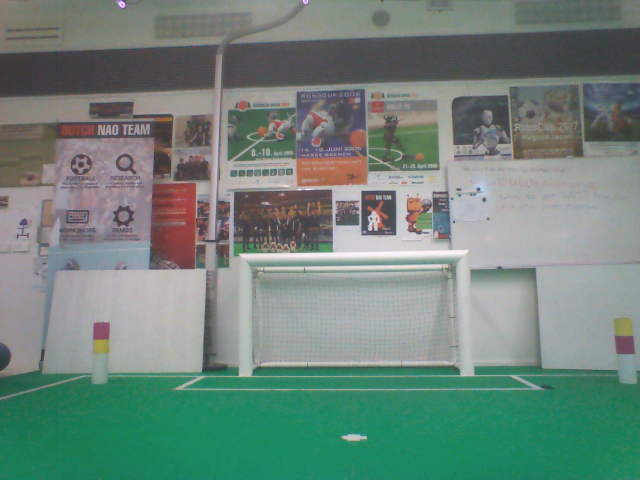
#> input picture Take 1/img/image.2018-06-06 04%3A27%3A38.jpg, 1280 x 960 px (shown at 1/2 size); its folder holds 4 pictures in this run
$ jupyter execute --allow-errors Jupyter_estimator.ipynb   (Python 2 division)   (older library calls are emulated)
#> lines starting #> are read from the running program, lines starting #| are printed output that depends on the picture
# EKF and EIF Localization Thesis
The EKF and the EIF are for the biggest part commented but still have lines that were needed for testing (like time and comparing). The landmark detection is partially commented but is for the biggest part work of OpenCV. Other parts of the code are less well commented and are mostly used for testing and plotting, thus no real complicated computations are performed that need clear explanation.

[cell 1]
import numpy as np
import math
from matplotlib import pyplot as plt
from numpy.linalg import pinv as inv
import sys
import cv2 as cv
import csv
import glob
import time
import heapq
np.set_printoptions(suppress=True)

cos = math.cos
tan = math.tan
atan = math.atan
sin = math.sin
pi = math.pi

# Python 2/3 compatibility
PY3 = sys.version_info[0] == 3

if PY3:
    xrange = range

## Extended Kalman Filter

[cell 2]
# INPUT
# robot pose at time t-1
# mean (mu) at time t-1
# covariance (Sigma) at time t-1
# control (u) at time t
# map (m)
# set of features (z = {z1, z2, ...}) at time t
# correspondence variables (c = {c1, c2, ...}) at time t
#
# OUTPUT
# mean (mu) at time t
# covariance (Sigma) at time t
# likelihood of feature observation (p_z_t)

# [102 lines left out: function EKF_localization, not called in this run]

## Extended Information Filter

[cell 3]
# INPUT
# robot pose at time t-1
# information vector (xi) at time t-1
# information filter (Omega) at time t-1
# control (u) at time t
# map (m)
# set of features (z = {z1, z2, ...}) at time t
# correspondence variables (c = {c1, c2, ...}) at time t
#
# OUTPUT
# information vector (xi) at time t
# information matrix (Omega) at time t
# likelihood of feature observation (p_z_t)

# [101 lines left out: function EIF_localization, not called in this run]

## Landmark Detector

[cell 4]
def angle_cos(p0, p1, p2):
    d1, d2 = (p0-p1).astype('float'), (p2-p1).astype('float')
    return abs( np.dot(d1, d2) / np.sqrt( np.dot(d1, d1)*np.dot(d2, d2) ) )

# [20 lines left out: function find_values_for_tuning, not called in this run]

def find_squares(img, n):
    img = cv.GaussianBlur(img, (n, n), 0)
    squares = []
    for gray in cv.split(img):
        for thrs in xrange(0, 255, 26):
            if thrs == 0:
                bin = cv.Canny(gray, 0, 50, apertureSize=5)
                bin = cv.dilate(bin, None)
            else:
                _retval, bin = cv.threshold(gray, thrs, 255, cv.THRESH_BINARY)
            bin, contours, _hierarchy = cv.findContours(bin, cv.RETR_LIST, cv.CHAIN_APPROX_SIMPLE)
            for cnt in contours:
                cnt_len = cv.arcLength(cnt, True)
                cnt = cv.approxPolyDP(cnt, 0.02*cnt_len, True)
                if len(cnt) == 4 and cv.contourArea(cnt) > 1000 and cv.isContourConvex(cnt):
                    cnt = cnt.reshape(-1, 2)
                    max_cos = np.max([angle_cos( cnt[i], cnt[(i+1) % 4], cnt[(i+2) % 4] ) for i in xrange(4)])
                    if max_cos < 0.1:
                        squares.append(cnt)
    return squares

# returns distance based on focus in cm
# [18 lines left out: functions get_distance_img, get_bearing_img, not called in this run]

def detect_squares(take):
#> called with take = '1'
    z_data = list()
    from glob import glob
    landmark_names = ['pink', 'yellow', 'green', 'blue']
    pink = [90,70,120]
    yellow = [76,152,157]
    green = [46,47,29]
    blue = [120,92,37]

    fn_list = list()
    for fn in glob('Nao Pics/07-06-1630/Take ' + take + '/img/*.jpg'):
        #img = cv.imread(fn)
        #h, w, c = img.shape
        #img = img[int(h/1.6):,:,:]
        temp_landmarks_fn = []
        print
        print fn
        for n in range(1,33, 2):
            temp_landmarks_n = list()
            #print n
            img = cv.imread(fn)
#> img is the input picture: shape (960, 1280, 3); mean B, G, R 122.7, 132, 111.1
            img_h, img_w, img_c = img.shape
#> img_h = 960; img_w = 1280; img_c = 3
            img = img[int(img_h/1.6):,:,:]
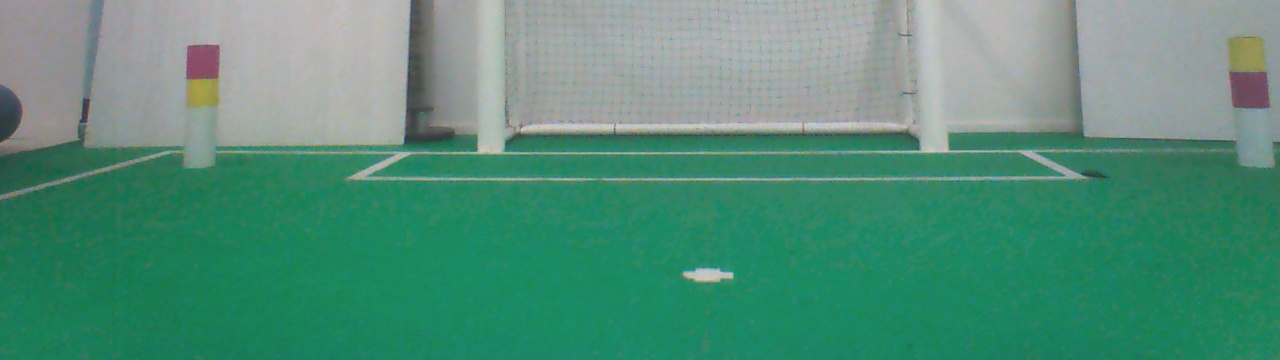
#> img: shape (360, 1280, 3); mean B, G, R 120.9, 142.5, 84.2
            squares = find_squares(img, n)
#> the loop in find_squares, `for gray in cv.split(img):` made 3 passes
#> after the loop in find_squares, `for gray in cv.split(img):`: cnt = [[543, 125], [544, 126], [544, 127], [546, 127], [546, 126], [545, 125]]; max_cos = 0.13; squares = 8 items
#> squares = 8 items
            squares = np.unique(squares,axis=0)
            landmarks = []
            for s in squares:
                maxw = max(s[:,0])
                minw = min(s[:,0])
                maxh = max(s[:,1])
                minh = min(s[:,1])
                w = maxw - minw
                h = maxh - minh
                if w < h:
                    w1 = minw + (w / 3)
                    w2 = maxw - (w / 3)
                    h1 = minh + (h / 3)
                    h2 = maxh - (h / 3)
                    pix_landmark = list()
                    val_landmark = list()
                    for pix in [img[h1, w1], img[h1, w2], img[h2, w1], img[h2, w2]]:
                        val = [sum(abs(pix - pink)), sum(abs(pix - yellow)), sum(abs(pix - green)), sum(abs(pix - blue))]
                        pix_landmark.append(np.argmin(val))
                        val_landmark.append(min(val))
                    if pix_landmark[0] == pix_landmark[1] and pix_landmark[2] == pix_landmark[3] and max(val_landmark) < 75:
                        if pix_landmark[0] != pix_landmark[2]:
                            #print s
                            landmarks.append(s)
                            sign = landmark_names[pix_landmark[0]] + landmark_names[pix_landmark[2]]
                            d = get_distance_img(sign, h)
                            b = get_bearing_img(img_w, minw, maxw)
                            #print sign, d, b
                            temp_landmarks_n.append([d,b,sign,n,maxw-minw])

                temp_landmarks_filtered_n = list()
                temp_landmarks_sign_n = list()
                for tln in temp_landmarks_n:
                    if tln[2] not in temp_landmarks_sign_n:
                        temp_landmarks_filtered_n.append(tln)
                        temp_landmarks_sign_n.append(tln[2])
                    else:
                        index_sign = temp_landmarks_sign_n.index(tln[2])
                        if temp_landmarks_filtered_n[index_sign][4] < tln[4]:
                            temp_landmarks_filtered_n[index_sign] = tln

                if len(temp_landmarks_filtered_n) > len(temp_landmarks_fn):
                    temp_landmarks_fn = temp_landmarks_filtered_n
#> this loop made 3 passes
#> s on passes 1 to 3: [[0, 0], [0, 359], [1279, 359], [1279, 0]], [[0, 2], [0, 359], [1279, 358], [1277, 0]], [[0, 3], [1, 359], [1279, 359], [1279, 0]]
#> after the loop, landmarks = []; temp_landmarks_fn = []; temp_landmarks_n = []
                        #else:
                        #    print 'possible part of landmark', pix_landmark
            squares = landmarks
#> squares = []

            cv.drawContours( img, squares, -1, (0, 255, 0), 1 )
            #cv.imshow('squares', img)
            ch = cv.waitKey()
#> (key Esc is pressed here)
            if ch == 27:
                break
        #print temp_landmarks_fn

        sign_indexes = ['bluepink', 'greenpink', 'pinkblue', 'pinkgreen', 'pinkyellow', 'yellowpink']
        vision_data = np.matrix([[0],[0],[0]])
#> vision_data = [[0], [0], [0]]
        for tlfn in temp_landmarks_fn:
            z = np.matrix([[tlfn[0]],[tlfn[1]],[sign_indexes.index(tlfn[2])]])
            vision_data = np.concatenate((vision_data, z), axis = 1)
#> this loop made 0 passes
        print vision_data[:,1:]
        z_data.append(vision_data[:,1:])
#> pass 2 of the loop in detect_squares, `for fn in glob('Nao Pics/07-06-1630/Take ' + take + '/img/*.jpg'):`:
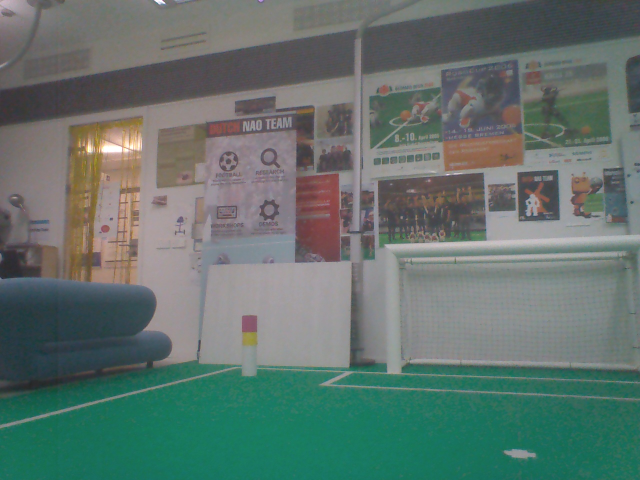
#> input picture Take 1/img/image.2018-06-06 04%3A27%3A44.jpg, 1280 x 960 px (shown at 1/2 size)
#> in detect_squares, img is the input picture: shape (960, 1280, 3); mean B, G, R 108.8, 114.8, 97.4
#> in detect_squares, `img = img[int(img_h/1.6):,:,:]`:
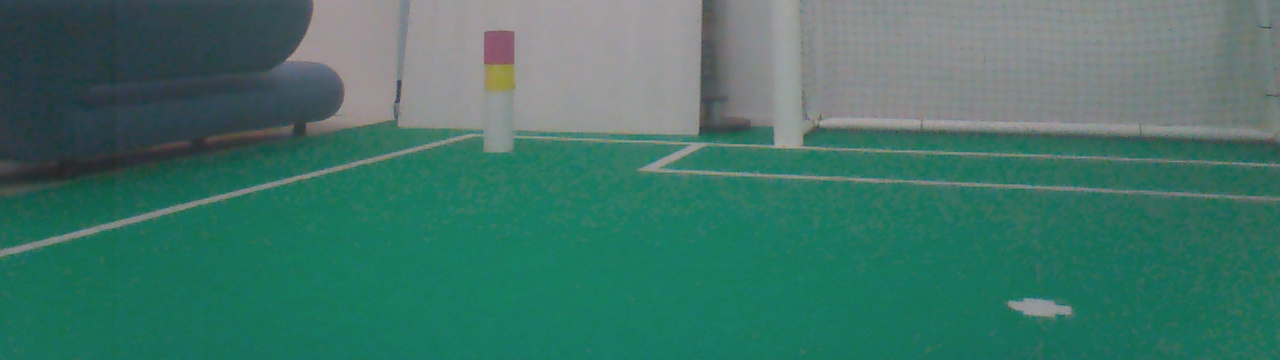
#> img: shape (360, 1280, 3); mean B, G, R 104, 116.3, 64.5
#> the loop in find_squares (call 2), `for gray in cv.split(img):` made 3 passes
#> in detect_squares, `squares = find_squares(img, n)`: squares = 8 items
#> the loop in detect_squares, `for s in squares:` made 4 passes
#> (s, maxw, minw, maxh, minh, w, h, w1) on passes 3 to 4: ([[513, 30], [514, 64], [484, 65], [483, 32]], 514, 483, 65, 30, 31, 35, 493), ([[775, 0], [776, 146], [798, 147], [794, 0]], 798, 775, 147, 0, 23, 147, 782)
#> in detect_squares, `squares = landmarks`: squares = []
#> (key Enter is pressed here)
#> sign_indexes = ['bluepink', 'greenpink', 'pinkblue', 'pinkgreen', 'pinkyellow', 'yellowpink']
#> pass 3 of the loop in detect_squares, `for fn in glob('Nao Pics/07-06-1630/Take ' + take + '/img/*.jpg'):`:
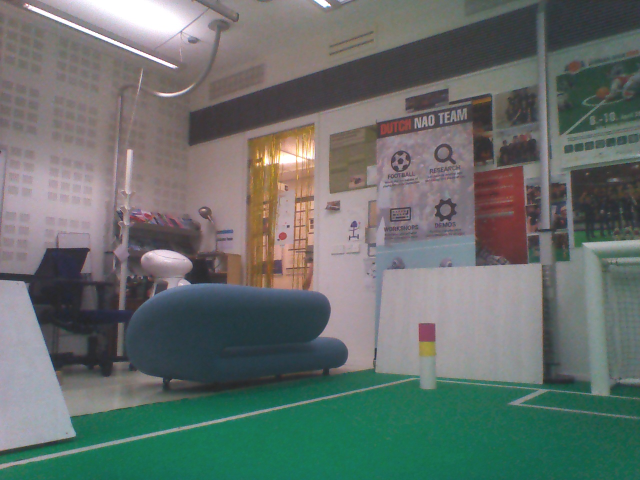
#> input picture Take 1/img/image.2018-06-06 04%3A27%3A51.jpg, 1280 x 960 px (shown at 1/2 size)
#> in detect_squares, img is the input picture: shape (960, 1280, 3); mean B, G, R 107.5, 111.3, 102.1
#> in detect_squares, `img = img[int(img_h/1.6):,:,:]`:
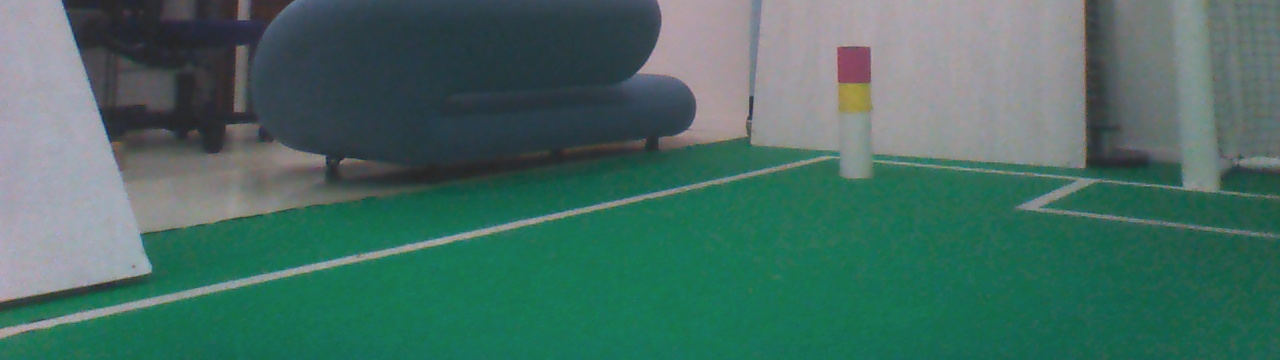
#> img: shape (360, 1280, 3); mean B, G, R 99.2, 108.6, 69.8
#> the loop made 4 passes; the first 3 are shown
    cv.destroyAllWindows()
    return z_data
